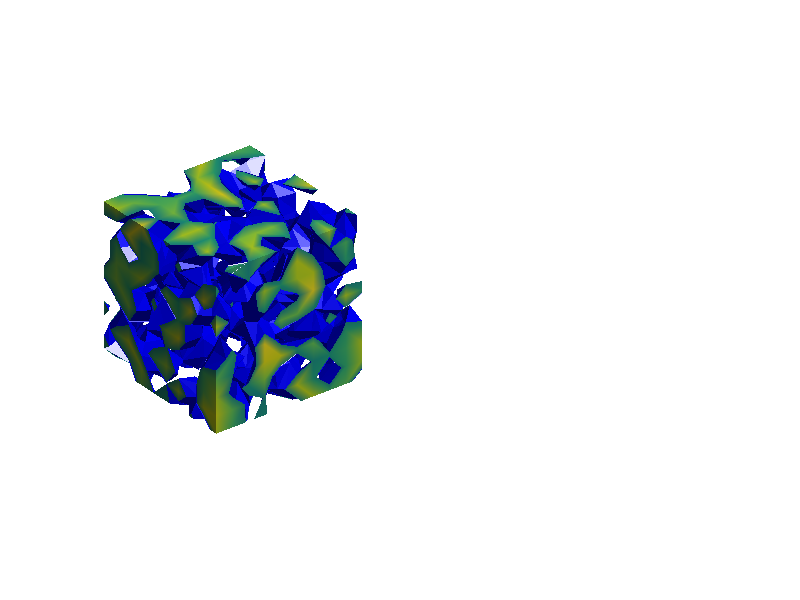

Write the MATLAB code that produced this figure. (Note: this script raises an error after producing the figure.)
data = rand(10,10,10);         % random data
datas = smooth3(data,'box',3); % smoothed data

subplot(1,2,1) % random data
p = patch(isosurface(data,.5), ...
     'FaceColor','Blue','EdgeColor','none');
patch(isocaps(data,.5), ...
     'FaceColor', 'interp', 'EdgeColor', 'none');
isonormals(data,p)
view(3); axis vis3d tight off
camlight; lighting phong
title({'Figure 27.33a:' 'Random Data'})

subplot(1,2,2) % smoothed random data
p = patch(isosurface(datas,.5), ...
     'FaceColor','Blue','EdgeColor','none');
patch(isocaps(datas,.5), ...
     'FaceColor', 'interp', 'EdgeColor', 'none');
isonormals(datas,p)
view(3); axis vis3d tight off
camlight; lighting phong
title({'Figure 27.33b:' 'Smoothed Data'})
